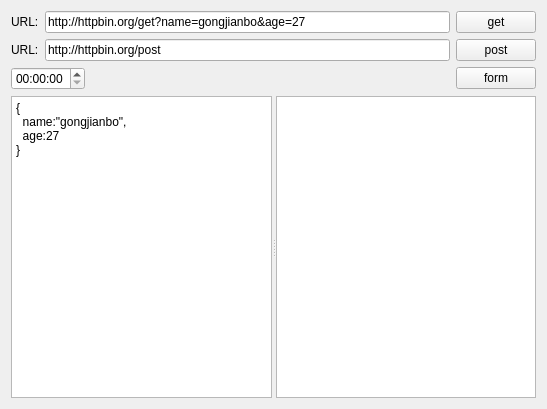
<?xml version="1.0" encoding="UTF-8"?>
<ui version="4.0">
 <class>MainWidget</class>
 <widget class="QWidget" name="MainWidget">
  <property name="geometry">
   <rect>
    <x>0</x>
    <y>0</y>
    <width>547</width>
    <height>409</height>
   </rect>
  </property>
  <property name="windowTitle">
   <string>MainWidget</string>
  </property>
  <layout class="QVBoxLayout" name="verticalLayout" stretch="0,0,0,1">
   <item>
    <layout class="QHBoxLayout" name="horizontalLayout">
     <item>
      <widget class="QLabel" name="label">
       <property name="text">
        <string>URL:</string>
       </property>
      </widget>
     </item>
     <item>
      <widget class="QLineEdit" name="editGetUrl">
       <property name="text">
        <string>http://httpbin.org/get?name=gongjianbo&amp;age=27</string>
       </property>
      </widget>
     </item>
     <item>
      <widget class="QPushButton" name="btnGet">
       <property name="text">
        <string>get</string>
       </property>
      </widget>
     </item>
    </layout>
   </item>
   <item>
    <layout class="QHBoxLayout" name="horizontalLayout_2">
     <item>
      <widget class="QLabel" name="label_2">
       <property name="text">
        <string>URL:</string>
       </property>
      </widget>
     </item>
     <item>
      <widget class="QLineEdit" name="editPostUrl">
       <property name="text">
        <string>http://httpbin.org/post</string>
       </property>
      </widget>
     </item>
     <item>
      <widget class="QPushButton" name="btnPost">
       <property name="text">
        <string>post</string>
       </property>
      </widget>
     </item>
    </layout>
   </item>
   <item>
    <layout class="QHBoxLayout" name="horizontalLayout_3">
     <item>
      <widget class="QTimeEdit" name="editTime">
       <property name="displayFormat">
        <string>hh:mm:ss</string>
       </property>
      </widget>
     </item>
     <item>
      <spacer name="horizontalSpacer">
       <property name="orientation">
        <enum>Qt::Horizontal</enum>
       </property>
       <property name="sizeHint" stdset="0">
        <size>
         <width>40</width>
         <height>20</height>
        </size>
       </property>
      </spacer>
     </item>
     <item>
      <widget class="QPushButton" name="btnForm">
       <property name="text">
        <string>form</string>
       </property>
      </widget>
     </item>
    </layout>
   </item>
   <item>
    <widget class="QSplitter" name="splitter">
     <property name="orientation">
      <enum>Qt::Horizontal</enum>
     </property>
     <widget class="QTextEdit" name="editPostData">
      <property name="html">
       <string>&lt;!DOCTYPE HTML PUBLIC &quot;-//W3C//DTD HTML 4.0//EN&quot; &quot;http://www.w3.org/TR/REC-html40/strict.dtd&quot;&gt;
&lt;html&gt;&lt;head&gt;&lt;meta name=&quot;qrichtext&quot; content=&quot;1&quot; /&gt;&lt;style type=&quot;text/css&quot;&gt;
p, li { white-space: pre-wrap; }
&lt;/style&gt;&lt;/head&gt;&lt;body style=&quot; font-family:'SimSun'; font-size:9pt; font-weight:400; font-style:normal;&quot;&gt;
&lt;p style=&quot; margin-top:0px; margin-bottom:0px; margin-left:0px; margin-right:0px; -qt-block-indent:0; text-indent:0px;&quot;&gt;{&lt;/p&gt;
&lt;p style=&quot; margin-top:0px; margin-bottom:0px; margin-left:0px; margin-right:0px; -qt-block-indent:0; text-indent:0px;&quot;&gt;  name:&amp;quot;gongjianbo&amp;quot;,&lt;/p&gt;
&lt;p style=&quot; margin-top:0px; margin-bottom:0px; margin-left:0px; margin-right:0px; -qt-block-indent:0; text-indent:0px;&quot;&gt;  age:27&lt;/p&gt;
&lt;p style=&quot; margin-top:0px; margin-bottom:0px; margin-left:0px; margin-right:0px; -qt-block-indent:0; text-indent:0px;&quot;&gt;}&lt;/p&gt;&lt;/body&gt;&lt;/html&gt;</string>
      </property>
     </widget>
     <widget class="QTextEdit" name="editRecv"/>
    </widget>
   </item>
  </layout>
 </widget>
 <layoutdefault spacing="6" margin="11"/>
 <resources/>
 <connections/>
</ui>
